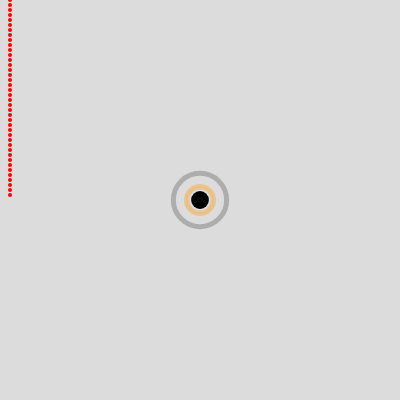
Frame 1 (no input)
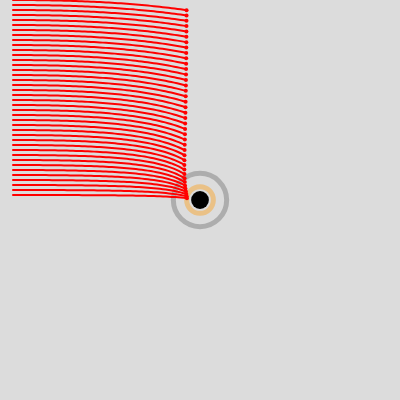
Frame 60 (no input)
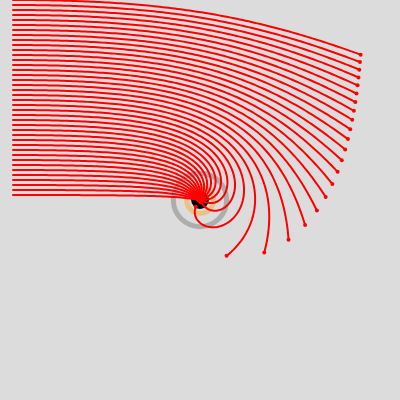
Frame 120 (the mouse pressed at the canvas centre since frame 60)

The p5.js sketch that drew these frames (run headless with seeded random() and noise() and a simulated clock; from frame 60 on, the mouse is pressed at the canvas centre):

// p5.js sketch
// ── sketch.js
let m87;
let photons = [];
let start, end;

function setup() {
  
  createCanvas(canvasWidth, canvasHeight);
  m87 = new BlackHole(canvasWidth / 2, canvasHeight / 2, massM87);
  
  start = canvasHeight / 2;
  end = canvasHeight / 2 - m87.rs * 26;
  
  for (let i = 0; i < start; i+=5) {
    photons.push(new Photon(0 + 10, i));
  }
}

function draw() {
  background(220);
  m87.showBlackHole();
  //console.log(photons.length);
  for (let p of photons) {
    p.showPhoton();
    p.travel();
    m87.pullPhoton(p);
  }
}

// ── blackhole.js
class BlackHole {
  constructor(posX, posY, mass) {
    this.pos = createVector(posX, posY);
    this.mass = mass;
    this.rs = (2 * G * this.mass) / (c * c);
  }
  
  pullPhoton(photon) {
    const forceV = p5.Vector.sub(this.pos, photon.pos);
    const r = forceV.mag();
    const a = (G * this.mass) / (r * r);
    forceV.setMag(a);
    photon.vel.add(forceV);
    photon.vel.setMag(c);
  }
    
  showBlackHole() {
    
    //center balckhole
    ellipseMode(RADIUS);
    fill(0);
    noStroke();
    ellipse(this.pos.x, this.pos.y, this.rs);
    
    //3rs circle
    noFill();
    stroke(100, 100);
    strokeWeight(5);
    ellipse(this.pos.x, this.pos.y, this.rs * 3);
    
    //1.5rs circle
    noFill();
    stroke(255, 150, 0, 100);
    strokeWeight(5);
    ellipse(this.pos.x, this.pos.y, this.rs * 1.5);
  }
}




// ── constants.js

//G = 6.67×10^-11
//c = 2.9 * 10^8
//c2 = 8.9×1016

c = 30;
G = 8;
massM87 = 500;
canvasWidth = 400;
canvasHeight = 400;
slowMotion = 0.1;

// ── photon.js
class Photon {
  constructor(posX, posY) {
    this.pos = createVector(posX, posY);
    this.vel = createVector(c, 0);
    this.isStopped = false;
    this.hisPath = [];
  }
  
  toggleState() {
    this.isStopped = !this.isStopped;
  }
  
  travel() {
    const deltaV = this.vel.copy();
    deltaV.mult(slowMotion);
    this.pos.add(deltaV);
    this.hisPath.push(this.pos.copy());
  }
  
  showPhoton() {
    
    // noFill();
    // stroke(100, 100);
    // strokeWeight(5);
    // ellipse(this.pos.x, this.pos.y, this.rs * 3);
    
    strokeWeight(4);
    stroke(255, 0, 0);
    point(this.pos.x, this.pos.y);
    strokeWeight(2);
    noFill();
    beginShape();
    for (let h of this.hisPath) {
      vertex(h.x, h.y);
    }
    endShape();
  }
}
